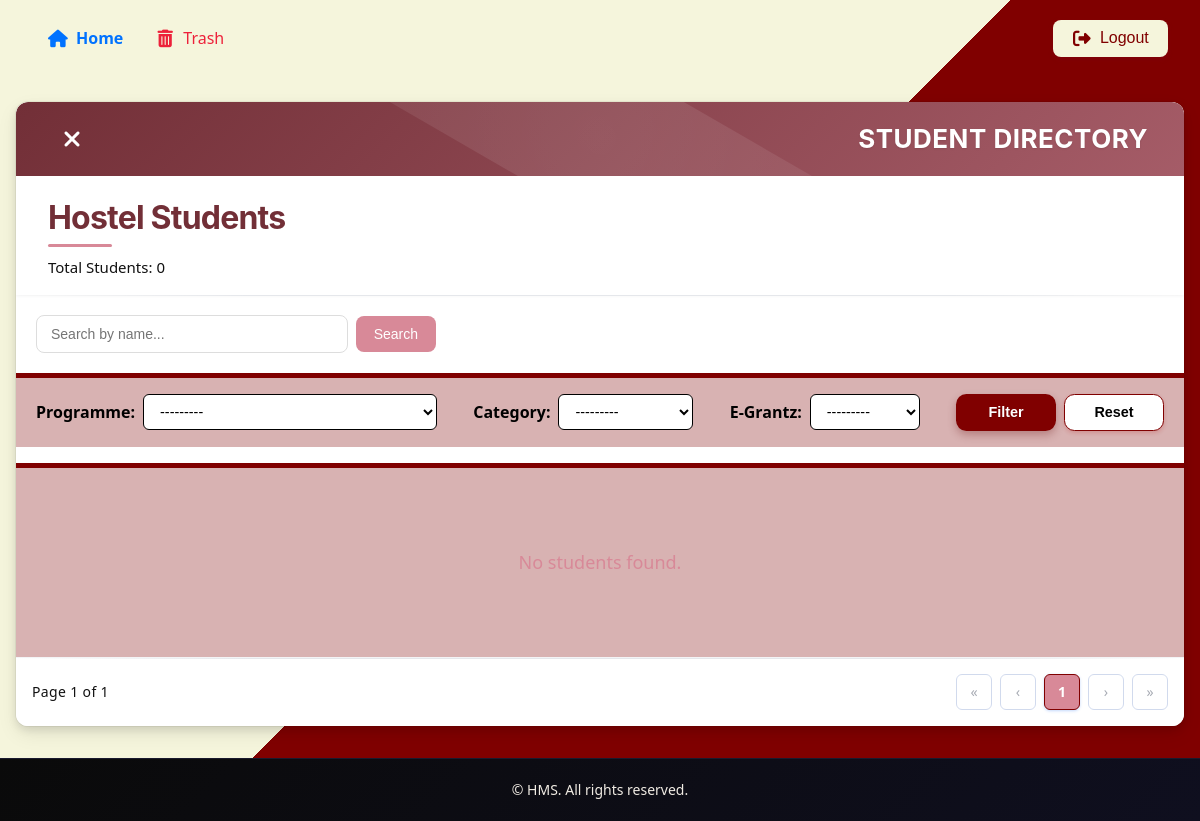
Before: /inactive/ (signed in) with the older database file.
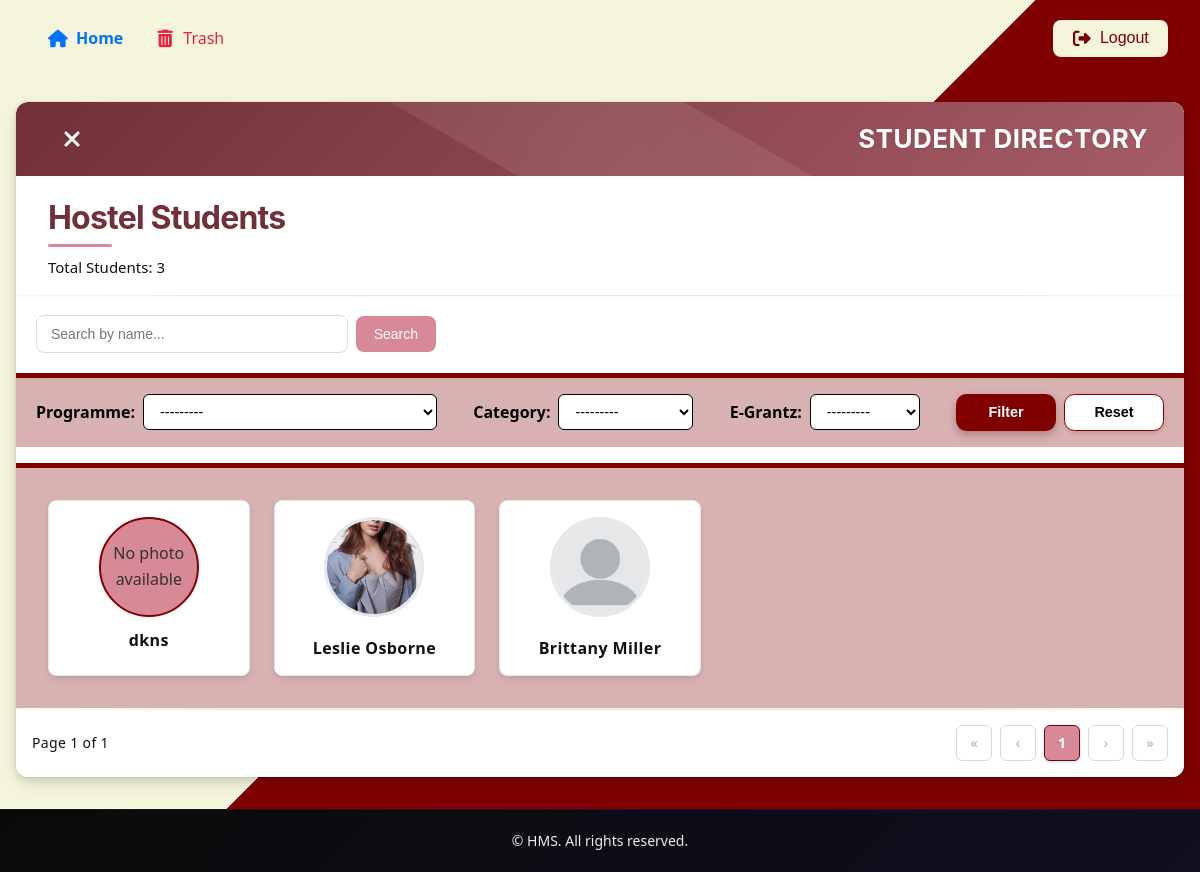
After: the same page with the newer database file.
### hostel/models.py (models this page shows, shortened)
class Trash(models.Model):
    admn_no = models.PositiveIntegerField(unique=True)
    name = models.CharField(max_length=50)
    pgm = models.ForeignKey(Programme, on_delete=models.CASCADE)
    dob = models.DateField()
    email = models.EmailField()
    photo = models.ImageField(upload_to="images/")
    contact_regex = RegexValidator(regex=r'^\d{10}$',message="Contact number must be a 10-digit number.")
    contact = models.CharField(validators=[contact_regex], max_length=10)  # Using CharField for contact with max length 10
    date_joined = models.DateField()
    date_exited = models.DateField(null=True,blank=True)
    CATEGORY_CHOICES = [
        ('GENERAL', 'GENERAL'),
        ('OBC', 'OBC'),
        ('OEC', 'OEC'),
        ('SC', 'SC'),
        ('ST', 'ST'),
    ]
    category = models.CharField(max_length=20, choices=CATEGORY_CHOICES, default='GENERAL')
    EGRANTZ_CHOICES = [
        (True, 'Yes'),
        (False, 'No'),
    ]
    E_Grantz = models.BooleanField(choices=EGRANTZ_CHOICES)

### hostel/views.py (the view)
# urls.py: path('inactive/',views.inactive_students,name='inactive_student'),
@group_required('warden', login_url='access_denied')
def inactive_students(request):
    try:
        stud = Trash.objects.select_related('pgm').order_by('id')
        students_filter = studentFilter(request.GET, queryset=stud)
        filtered_students = students_filter.qs
        search_query = request.GET.get('search', '')
        if search_query:
            filtered_students = filtered_students.filter(name__icontains=search_query)
        total_students = filtered_students.count()
        paginator = Paginator(filtered_students, 10)
        page_number = request.GET.get('page')
        page_obj = paginator.get_page(page_number)
        if not filtered_students.exists():
            messages.error(request, "Currently there are no students")
        return render(request, 'hostel/inact_students.html', {
            'filter': students_filter,
            'page_obj': page_obj,
            'total_students': total_students,
            'search_query': search_query,
            'student':stud
        })
    except Exception:
        return render(request,'hostel/error.html')

### hostel/context_processors.py (called while the page is built)
def group_processor(request):
    if request.user.is_authenticated:
        is_warden_group = request.user.groups.filter(name='warden').exists()
        is_secretary_group = request.user.groups.filter(name='secretary').exists()  # Adjust as needed
    else:
        is_warden_group = False
        is_secretary_group = False
    return {
        'is_warden_group': is_warden_group,
        'is_secretary_group': is_secretary_group,
    }

### hostel/models.py (called while the page is built)
    def __str__(self):
        return self.pgm_name

### hostel/templates/hostel/inact_students.html (shortened to what the changed rows need)
{% extends 'hostel/base.html' %}
{% load static %}
{% block style %}
<link rel="stylesheet" href="{% static 'styles/students.css' %}">
{% endblock %}
{% block content %}
<section class="main">
    <div class="wrap">
        <div class="card">
            <div class="card-header">
                <div class="title-wrap">
                    <h1 class="card-title">Student Directory</h1>
                </div>
            </div>
            <div class="student-header">
                <h1>Hostel Students</h1>
                <p class="student-count">Total Students: {{ total_students }}</p>
            </div>
            <div class="students-grid">
            {% for student in page_obj %}
                <a href="{% url 'view_inactive_details' student.id %}" class="student-card">
                <div class="student-photo-container">
                    {% if student.photo %}
                    <img src="{{ student.photo.url }}" alt="{{ student.name }}" class="student-photo">
                    {% else %}
                    <span>No photo available</span>
                    {% endif %}
                </div>
                <div class="student-name">{{ student.name }}</div>
                </a>
            {% empty %}
                <div class="no-students">
                No students found.
                </div>
            {% endfor %}
            </div>
            <nav class="pagination" role="navigation" aria-label="Pagination">
                <div class="pager">
                    {% if page_obj.has_previous %}
                        <a href="?page=1" class="page-btn" aria-label="First page">«</a>
                        <a href="?page={{ page_obj.previous_page_number }}" class="page-btn" aria-label="Previous page">‹</a>
                    {% else %}
                        <span class="page-btn" disabled>«</span>
                        <span class="page-btn" disabled>‹</span>
                    {% endif %}
                    {% for num in page_obj.paginator.page_range %}
                        {% if page_obj.number == num %}
                            <span class="page-btn current" aria-current="page">{{ num }}</span>
                        {% else %}
                            <a href="?page={{ num }}" class="page-btn" aria-label="Page {{ num }}">{{ num }}</a>
                        {% endif %}
                    {% endfor %}
                    {% if page_obj.has_next %}
                        <a href="?page={{ page_obj.next_page_number }}" class="page-btn" aria-label="Next page">›</a>
                        <a href="?page={{ page_obj.paginator.num_pages }}" class="page-btn" aria-label="Last page">»</a>
                    {% else %}
                        <span class="page-btn" disabled>›</span>
                        <span class="page-btn" disabled>»</span>
                    {% endif %}
                </div>
            </nav>
        </div>
    </div>
</section>
{% endblock %}

Changed rows visible on the page:
added Trash: photo "No photo available", name "dkns"
added Trash: photo (picture), name "Leslie Osborne"
added Trash: photo (picture), name "Brittany Miller"
Other visible differences:
{{ total_students }}: "0" → "3"
text no longer shown: "No students found."
